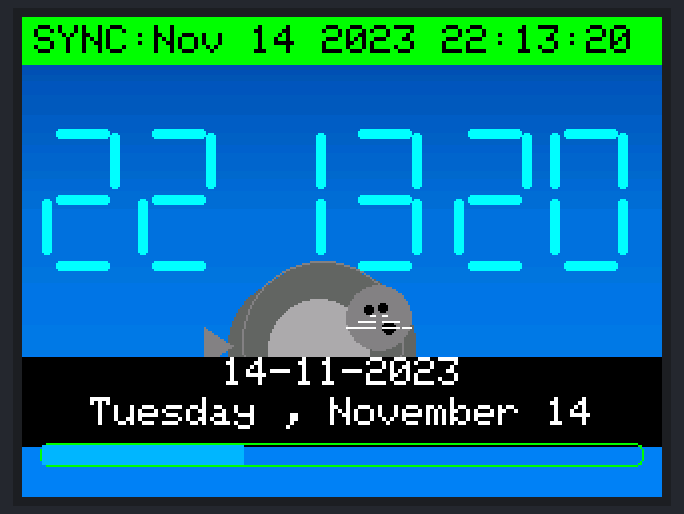
Recording of a sketch running on a simulated Arduino Uno, built with avr-gcc and run on an emulated ATmega328P. Parts: 320×240 colour display. What the sketch prints to the serial monitor is not drawn.

Above: at 0.56 s.
At 1.58 s:
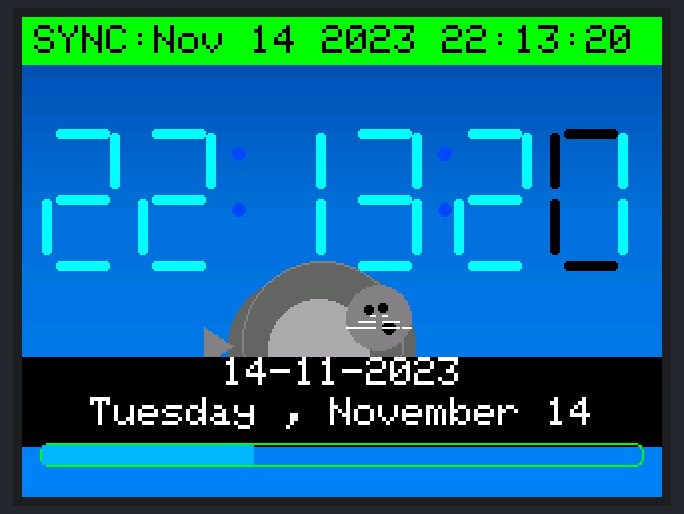
At 1.94 s:
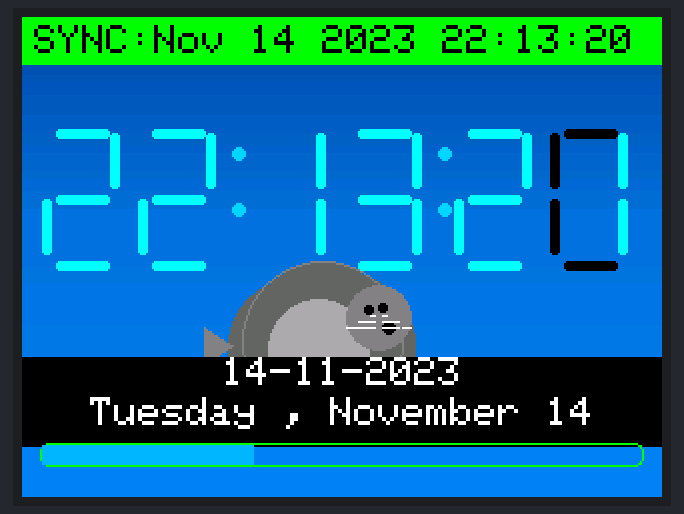
At 2.58 s:
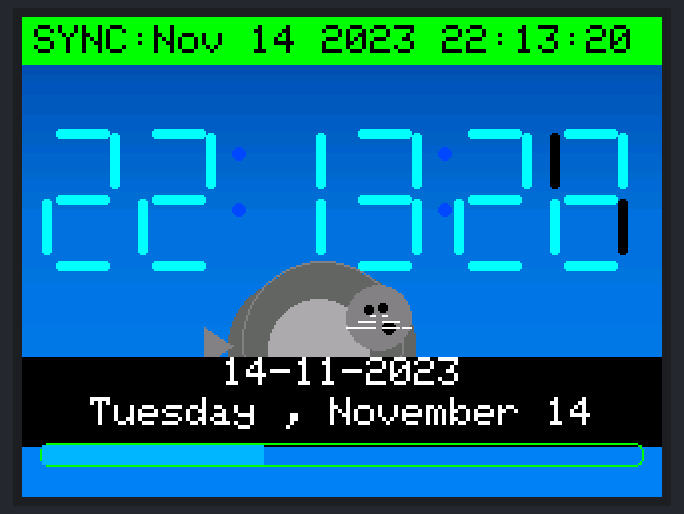
At 3.59 s:
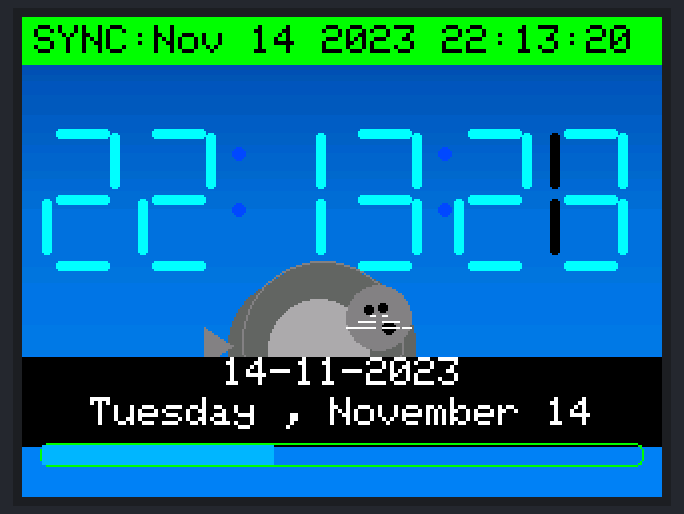
At 39.59 s:
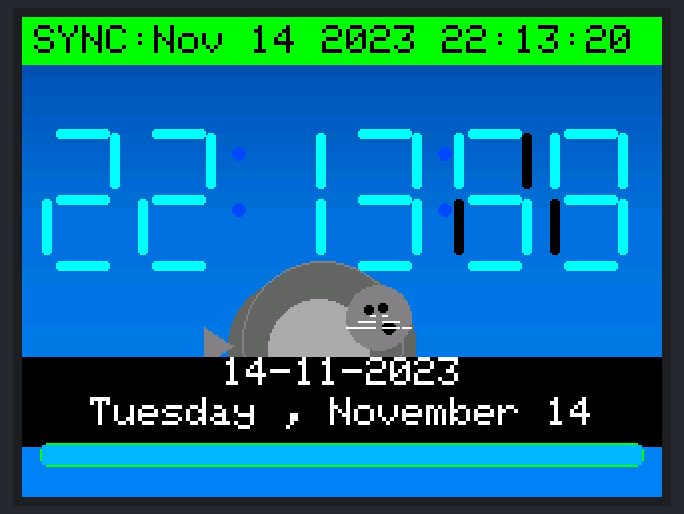

The sketch:

Color_Screen_Clock.ino
```cpp
/*
   ===== MCUFRIEND 2.8" UNO — Tech HUD Clock (Seal BG, Flicker-Reduced, Pulsing Colons) =====
   - Procedural ocean + seal background (no SD)
   - Auto-fit seven-seg HH:MM:SS (24h)
   - Two-line date:
       1) DD-MM-YYYY
       2) Friday , October 10
   - Flicker fixes:
       * Seconds bar frame drawn once; only fill updates
       * Per-segment delta drawing (only changed segments update)
   - Colons pulse once per second (smooth brightness)
   - Time set from PC (__DATE__/__TIME__)
*/

#include <MCUFRIEND_kbv.h>
#include <Adafruit_GFX.h>
#include <string.h>
#include <math.h>   // for cosf

MCUFRIEND_kbv tft;

// === Config ===
#define ENABLE_SCANLINE 0  // set to 1 to re-enable the subtle moving scanline

// ---------- Colors ----------
const uint16_t COL_BG      = 0x0000; // black
const uint16_t COL_TEXT    = 0xFFFF; // white
const uint16_t COL_BAR     = 0x05BF; // cyan-ish
const uint16_t COL_GLOW    = 0x07FF; // neon cyan (colon max)
const uint16_t COL_GLOW2   = 0x07E0; // neon green
const uint16_t COL_GLOW_DIM= 0x025F; // dim cyan (colon min)

// Ocean palette
const uint16_t OCEAN_TOP   = 0x0255; // dark teal
const uint16_t OCEAN_MID   = 0x039B; // medium teal
const uint16_t OCEAN_BOT   = 0x043F; // lighter teal / cyan

// Seal palette (grays)
const uint16_t SEAL_DARK   = 0x632C; // dark gray
const uint16_t SEAL_MID    = 0x8410; // mid gray
const uint16_t SEAL_LIGHT  = 0xAD55; // light gray
const uint16_t SEAL_EYE    = 0x0000; // black
const uint16_t SEAL_WHISK  = 0xFFFF; // white whiskers

// ---------- Screen ----------
uint16_t W, H;

// ---------- Time ----------
struct ClockTime { int year, month, day, hour, minute, second; } nowTime;
unsigned long lastTickMs = 0;   // aligned to the start of the current second
unsigned long subAnimMs  = 0;

// ---------- Seven-seg (VARIABLE for auto-fit) ----------
int SEG_THICK = 5;
int SEG_LEN   = 28;
int SEG_HGAP  = 7;
int SEG_VLEN  = 28;

// ---------- Layout ----------
int DIGIT_Y;
int DIG_X[6];
int COLON_X[2];
int COLON_Y;
int COLON_W = 8;
int E_SP    = 8;

// ---------- Segment indices ----------
enum { SEG_A=0, SEG_B=1, SEG_C=2, SEG_D=3, SEG_E=4, SEG_F=5, SEG_G=6 };

// ---------- Segment masks ----------
const uint8_t DIGIT_MASK[10] = {
  /*0*/ 0b0111111, /*1*/ 0b0000110, /*2*/ 0b1011011, /*3*/ 0b1001111, /*4*/ 0b1100110,
  /*5*/ 0b1101101, /*6*/ 0b1111101, /*7*/ 0b0000111, /*8*/ 0b1111111, /*9*/ 0b1101111
};

// caches
char prevTimeStr[9]  = "??:??:??";
char prevDateStr[16] = "";
uint8_t prevDigitMask[6] = {0,0,0,0,0,0};  // for delta segment drawing

// ---------- Date helpers ----------
bool isLeap(int y){return((y%4==0&&y%100!=0)||y%400==0);}
int daysInMonth(int y,int m){static const uint8_t d[12]={31,28,31,30,31,30,31,31,30,31,30,31};return(m==2)?d[1]+(isLeap(y)?1:0):d[m-1];}
int monthFromAbbrev(const char* mmm){
  if(!strncmp(mmm,"Jan",3))return 1;if(!strncmp(mmm,"Feb",3))return 2;if(!strncmp(mmm,"Mar",3))return 3;
  if(!strncmp(mmm,"Apr",3))return 4;if(!strncmp(mmm,"May",3))return 5;if(!strncmp(mmm,"Jun",3))return 6;
  if(!strncmp(mmm,"Jul",3))return 7;if(!strncmp(mmm,"Aug",3))return 8;if(!strncmp(mmm,"Sep",3))return 9;
  if(!strncmp(mmm,"Oct",3))return 10;if(!strncmp(mmm,"Nov",3))return 11;if(!strncmp(mmm,"Dec",3))return 12;
  return 1;
}
void parseCompileDateTime(ClockTime &ct){
  const char* D=__DATE__;const char* T=__TIME__;
  ct.month=monthFromAbbrev(D);
  ct.day=(D[4]==' ')?(D[5]-'0'):((D[4]-'0')*10+(D[5]-'0'));
  ct.year=(D[7]-'0')*1000+(D[8]-'0')*100+(D[9]-'0')*10+(D[10]-'0');
  ct.hour=(T[0]-'0')*10+(T[1]-'0');ct.minute=(T[3]-'0')*10+(T[4]-'0');ct.second=(T[6]-'0')*10+(T[7]-'0');
}
void tickSeconds(ClockTime &ct,int add){
  ct.second+=add;
  while(ct.second>=60){ct.second-=60;ct.minute++;}
  while(ct.minute>=60){ct.minute-=60;ct.hour++;}
  while(ct.hour>=24){ct.hour-=24;ct.day++;}
  while(ct.day>daysInMonth(ct.year,ct.month)){ct.day-=daysInMonth(ct.year,ct.month);ct.month++;if(ct.month>12){ct.month=1;ct.year++;}}
}
int weekdayIndex(int y,int m,int d){static int t[]={0,3,2,5,0,3,5,1,4,6,2,4};if(m<3)y-=1;return(y+y/4-y/100+y/400+t[m-1]+d)%7;}
const char* WEEKDAY_NAME[7]={"Sunday","Monday","Tuesday","Wednesday","Thursday","Friday","Saturday"};
const char* MONTH_NAME[12]={"January","February","March","April","May","June","July","August","September","October","November","December"};

// ---------- Auto-size ----------
int totalRowWidth(){int dboxW=SEG_LEN+2*SEG_HGAP+4;return 6*dboxW+2*COLON_W+7*E_SP;}
void autoSizeToFit(){
  const int MARGIN=8,MIN_SP=3,MIN_COLON=4,MIN_THICK=4,MIN_LEN=16,MIN_VLEN=16;
  for(int g=0;g<200;++g){int need=totalRowWidth();if(need<=W-2*MARGIN)break;
    if(E_SP>MIN_SP){E_SP--;continue;}if(COLON_W>MIN_COLON){COLON_W--;continue;}
    if(SEG_LEN>MIN_LEN){SEG_LEN--;continue;}if(SEG_VLEN>MIN_VLEN){SEG_VLEN--;continue;}
    if(SEG_THICK>MIN_THICK){SEG_THICK--;continue;}break;}
  Serial.print("Auto-size -> LEN=");Serial.print(SEG_LEN);Serial.print(" VLEN=");Serial.print(SEG_VLEN);
  Serial.print(" TH=");Serial.print(SEG_THICK);Serial.print(" SP=");Serial.print(E_SP);
  Serial.print(" COLON_W=");Serial.println(COLON_W);
}

// ---------- Procedural Background (Ocean + Seal) ----------
uint16_t lerp565(uint16_t c1, uint16_t c2, uint8_t t){
  uint16_t r1=(c1>>11)&0x1F, g1=(c1>>5)&0x3F, b1=c1&0x1F;
  uint16_t r2=(c2>>11)&0x1F, g2=(c2>>5)&0x3F, b2=c2&0x1F;
  uint16_t r = ( (r1*(255-t) + r2*t) / 255 );
  uint16_t g = ( (g1*(255-t) + g2*t) / 255 );
  uint16_t b = ( (b1*(255-t) + b2*t) / 255 );
  return (r<<11) | (g<<5) | b;
}
void drawOceanGradient() {
  int midY = H * 2 / 5;
  for (int y = 0; y < midY; ++y) {
    uint8_t t = (uint32_t)y * 255 / (midY ? midY : 1);
    uint16_t col = lerp565(OCEAN_TOP, OCEAN_MID, t);
    tft.drawFastHLine(0, y, W, col);
  }
  for (int y = midY; y < (int)H; ++y) {
    uint8_t t = (uint32_t)(y - midY) * 255 / ((H - midY) ? (H - midY) : 1);
    uint16_t col = lerp565(OCEAN_MID, OCEAN_BOT, t);
    tft.drawFastHLine(0, y, W, col);
  }
}
void ftri(int x0,int y0,int x1,int y1,int x2,int y2,uint16_t c){ tft.fillTriangle(x0,y0,x1,y1,x2,y2,c); }
void drawSeal(int cx, int cy, int scale) {
  int br = 28*scale/10;
  tft.fillCircle(cx, cy, br+6, SEAL_DARK);
  tft.fillCircle(cx+8*scale/10, cy+2*scale/10, br+4, SEAL_DARK);
  tft.fillCircle(cx-12*scale/10, cy+2*scale/10, br, SEAL_DARK);
  tft.fillCircle(cx-2*scale/10, cy+4*scale/10, br-8, SEAL_LIGHT);
  int hr = 14*scale/10; int hx = cx + 24*scale/10, hy = cy - 10*scale/10;
  tft.fillCircle(hx, hy, hr, SEAL_MID);
  tft.fillCircle(hx + hr/3, hy + hr/3, 2*scale/10 + 1, SEAL_EYE);
  tft.fillCircle(hx - hr/3, hy - hr/4, 2, SEAL_EYE);
  tft.fillCircle(hx + hr/6, hy - hr/3, 2, SEAL_EYE);
  for (int i=-1;i<=1;i++){
    tft.drawLine(hx - 2, hy + 2 + 3*i, hx - 10 - 6*i, hy + 2 + 3*i, SEAL_WHISK);
    tft.drawLine(hx + 2, hy + 2 + 3*i, hx + 10 + 6*i, hy + 2 + 3*i, SEAL_WHISK);
  }
  ftri(cx-6*scale/10, cy+br-8, cx-20*scale/10, cy+br+6, cx-2*scale/10, cy+br+6, SEAL_MID);
  ftri(cx+10*scale/10, cy+br-6, cx+22*scale/10, cy+br+6, cx+2*scale/10, cy+br+6, SEAL_MID);
  int tx = cx - br - 10*scale/10, ty = cy + 2*scale/10;
  ftri(tx, ty, tx-12*scale/10, ty-8*scale/10, tx-12*scale/10, ty+8*scale/10, SEAL_MID);
  tft.drawCircle(cx, cy, br+7, SEAL_MID);
}
void drawSealBackground() {
  drawOceanGradient();
  int baseY = H*3/4;
  tft.fillRoundRect(W/4, baseY, W/2, 12, 6, 0xC618);
  tft.drawRoundRect(W/4, baseY, W/2, 12, 6, 0x8410);
  drawSeal(W/2 - 10, baseY - 18, 12);
}

// ---------- Seven-seg helpers ----------
void drawHSeg(int x,int y,int len,uint16_t c){tft.fillRoundRect(x,y,len,SEG_THICK,SEG_THICK/2,c);}
void drawVSeg(int x,int y,int len,uint16_t c){tft.fillRoundRect(x,y,SEG_THICK,len,SEG_THICK/2,c);}

// draw only the segments contained in 'mask'
void drawDigitSegments(int x0,int y0,uint8_t mask,bool erase){
  uint16_t col = erase ? COL_BG : COL_GLOW;
  if(mask & (1<<SEG_A)) drawHSeg(x0+SEG_HGAP, y0, SEG_LEN, col);
  if(mask & (1<<SEG_G)) drawHSeg(x0+SEG_HGAP, y0+SEG_VLEN+SEG_THICK, SEG_LEN, col);
  if(mask & (1<<SEG_D)) drawHSeg(x0+SEG_HGAP, y0+2*SEG_VLEN+2*SEG_THICK, SEG_LEN, col);
  if(mask & (1<<SEG_B)) drawVSeg(x0+SEG_HGAP+SEG_LEN, y0+SEG_THICK/2, SEG_VLEN, col);
  if(mask & (1<<SEG_C)) drawVSeg(x0+SEG_HGAP+SEG_LEN, y0+SEG_VLEN+(3*SEG_THICK)/2, SEG_VLEN, col);
  if(mask & (1<<SEG_F)) drawVSeg(x0, y0+SEG_THICK/2, SEG_VLEN, col);
  if(mask & (1<<SEG_E)) drawVSeg(x0, y0+SEG_VLEN+(3*SEG_THICK)/2, SEG_VLEN, col);
}

// outline once (cosmetic)
void drawDigitOutline(int x0,int y0){
  tft.drawRoundRect(x0-2,y0-2,SEG_LEN+2*SEG_HGAP+4,2*SEG_VLEN+3*SEG_THICK+4,6,COL_GLOW2);
}

// ---------- Pulsing colons ----------
void drawColonColor(uint16_t col){
  int r = SEG_THICK/2 + 1;
  for(int i=0;i<2;i++){
    tft.fillCircle(COLON_X[i], COLON_Y, r, col);
    tft.fillCircle(COLON_X[i], COLON_Y + SEG_VLEN, r, col);
  }
}

// compute smooth pulse color based on fractional second
void updateColonPulse(unsigned long ms){
  // phase in [0..1) within the current second
  unsigned long frac = (ms >= lastTickMs) ? (ms - lastTickMs) : 0;
  if (frac > 999) frac = 999;
  float phase = frac / 1000.0f;

  // cosine ease: 0→1→0 across the second
  // brightness = 0.5*(1 - cos(2π*phase))
  float bright = 0.5f * (1.0f - cosf(2.0f * 3.1415926f * phase));
  uint8_t t = (uint8_t)(bright * 255.0f + 0.5f);

  // blend between dim and bright cyan
  uint16_t col = lerp565(COL_GLOW_DIM, COL_GLOW, t);
  drawColonColor(col);
}

// --- Seconds bar (frame once, fill only) ---
int barX=10, barY, barW, barH=10;
void drawSecondsBarFrameOnce(){
  barY = H - 26; barW = W - 20;
  tft.drawRoundRect(barX-1,barY-1,barW+2,barH+2,4,COL_GLOW2);
}
int prevFillW = -1;
void drawSecondsBarFill(uint8_t sec){
  int fillW = map(sec,0,59,0,barW);
  if (fillW == prevFillW) return;  // nothing to change
  if (prevFillW < 0) { // first time
    tft.fillRect(barX, barY, fillW, barH, COL_BAR);
    prevFillW = fillW;
    return;
  }
  if (fillW > prevFillW) {
    // extend fill
    tft.fillRect(barX + prevFillW, barY, fillW - prevFillW, barH, COL_BAR);
  } else {
    // shrink fill: clear the tail
    tft.fillRect(barX + fillW, barY, (prevFillW - fillW), barH, COL_BG);
  }
  prevFillW = fillW;
}

// Two-line date
void drawDateLine(const ClockTime &ct){
  char line1[16];snprintf(line1,sizeof(line1),"%02d-%02d-%04d",ct.day,ct.month,ct.year);
  if(strcmp(line1,prevDateStr)!=0){
    tft.fillRect(0,H-70,W,45,COL_BG);
    tft.setTextSize(2);tft.setTextColor(COL_TEXT,COL_BG);
    int16_t x1,y1;uint16_t w1,h1;tft.getTextBounds(line1,0,0,&x1,&y1,&w1,&h1);
    tft.setCursor((W-w1)/2,H-70);tft.print(line1);
    int wd=weekdayIndex(ct.year,ct.month,ct.day);
    const char* wn=WEEKDAY_NAME[wd];const char* mn=MONTH_NAME[ct.month-1];
    char line2[32];snprintf(line2,sizeof(line2),"%s , %s %d",wn,mn,ct.day);
    int16_t x2,y2;uint16_t w2,h2;tft.getTextBounds(line2,0,0,&x2,&y2,&w2,&h2);
    tft.setCursor((W-w2)/2,H-50);tft.print(line2);
    strncpy(prevDateStr,line1,sizeof(prevDateStr));
  }
}

// draw digits with per-segment delta (minimizes redraw)
void drawTimeDigits(const ClockTime &ct){
  char cur[9];snprintf(cur,sizeof(cur),"%02d:%02d:%02d",ct.hour,ct.minute,ct.second);

  for(int i=0;i<8;i++){
    if(i==2||i==5) continue;        // colons handled separately
    if(cur[i]==prevTimeStr[i]) continue;

    int di=(i<2)?i:(i<5?i-1:i-2);   // map to digit index
    int dx=DIG_X[di];

    // new & old masks
    uint8_t newMask = (cur[i]>='0'&&cur[i]<='9')? DIGIT_MASK[cur[i]-'0'] : 0;
    uint8_t oldMask = prevDigitMask[di];

    // segments that turned OFF
    uint8_t offMask = (uint8_t)(oldMask & ~newMask);
    if (offMask) drawDigitSegments(dx, DIGIT_Y, offMask, /*erase=*/true);

    // segments that turned ON
    uint8_t onMask  = (uint8_t)(newMask & ~oldMask);
    if (onMask)  drawDigitSegments(dx, DIGIT_Y, onMask, /*erase=*/false);

    // store
    prevDigitMask[di] = newMask;
  }
  strncpy(prevTimeStr,cur,sizeof(prevTimeStr));
}

void animateScanline(){
#if ENABLE_SCANLINE
  static int y=28;tft.drawFastHLine(5,y,W-10,COL_BG);
  y+=2;if(y>(int)(H-30))y=28;
  tft.drawFastHLine(5,y,W-10,COL_GLOW);
#endif
}

// ---------- Layout ----------
void setupLayout(){
  DIGIT_Y=56;int dboxW=SEG_LEN+2*SEG_HGAP+4;
  int totalW=6*dboxW+2*COLON_W+7*E_SP;
  int startX=max(4,(int)W-totalW>0?(int)((W-totalW)/2):4);
  int x=startX;
  DIG_X[0]=x;x+=dboxW+E_SP;DIG_X[1]=x;x+=dboxW+E_SP;
  COLON_X[0]=x+COLON_W/2;x+=COLON_W+E_SP;
  DIG_X[2]=x;x+=dboxW+E_SP;DIG_X[3]=x;x+=dboxW+E_SP;
  COLON_X[1]=x+COLON_W/2;x+=COLON_W+E_SP;
  DIG_X[4]=x;x+=dboxW+E_SP;DIG_X[5]=x;
  COLON_Y=DIGIT_Y+SEG_VLEN/2-2;

  // draw static digit outlines once (cosmetic)
  for (int di=0; di<6; ++di) drawDigitOutline(DIG_X[di], DIGIT_Y);
}

// ---------- Arduino ----------
void setup(){
  Serial.begin(9600);
  uint16_t id=tft.readID();if(id==0xD3D3)id=0x9486;
  tft.begin(id);tft.setRotation(1);W=tft.width();H=tft.height();

  parseCompileDateTime(nowTime);
  autoSizeToFit();
  setupLayout();

  // Background
  drawSealBackground();

  // Title strip (readable over the background)
  tft.fillRect(0,0,W,24,COL_GLOW2);
  tft.setTextSize(2);tft.setTextColor(COL_BG,COL_GLOW2);
  tft.setCursor(6,4);tft.print("SYNC:");
  tft.print(__DATE__);tft.print(" ");tft.print(__TIME__);

  // Initial UI
  memset(prevTimeStr,0,sizeof(prevTimeStr));
  memset(prevDateStr,0,sizeof(prevDateStr));
  for (int i=0;i<6;i++) prevDigitMask[i]=0;  // force first draw

  drawTimeDigits(nowTime);     // draws all segments
  drawDateLine(nowTime);
  drawSecondsBarFrameOnce();   // frame once
  drawSecondsBarFill(nowTime.second);

  lastTickMs=millis();
  subAnimMs=lastTickMs;
}

void loop(){
  unsigned long ms=millis();

  // ~30ms: animation + pulsing colons
  if(ms-subAnimMs>=30){
    subAnimMs=ms;
    animateScanline();                    // does nothing when ENABLE_SCANLINE=0
    updateColonPulse(ms);                 // smooth brightness synced to the current second
  }

  // 1s: tick clock and update digits/bar/date
  if(ms-lastTickMs>=1000){
    lastTickMs+=1000;
    tickSeconds(nowTime,1);

    drawTimeDigits(nowTime);              // per-segment delta
    drawSecondsBarFill(nowTime.second);   // only changed width

    if(nowTime.hour==0&&nowTime.minute==0&&nowTime.second==0){
      drawDateLine(nowTime);
    }
  }
}
```
